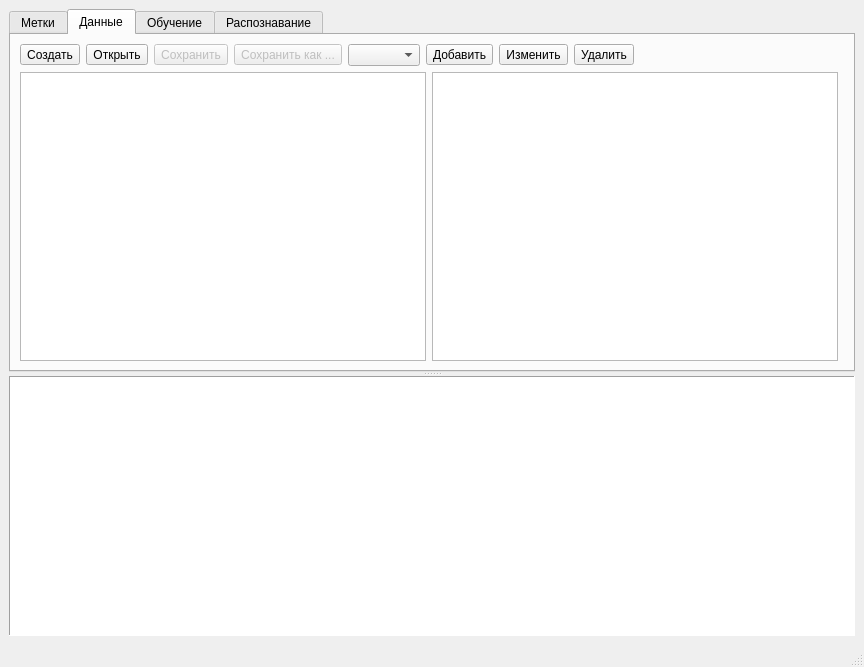
<?xml version="1.0" encoding="UTF-8"?>
<ui version="4.0">
 <class>TrainWindow</class>
 <widget class="QMainWindow" name="TrainWindow">
  <property name="geometry">
   <rect>
    <x>0</x>
    <y>0</y>
    <width>864</width>
    <height>667</height>
   </rect>
  </property>
  <property name="windowTitle">
   <string>Робот</string>
  </property>
  <property name="windowIcon">
   <iconset>
    <normaloff>icons/ml.png</normaloff>icons/ml.png</iconset>
  </property>
  <property name="toolButtonStyle">
   <enum>Qt::ToolButtonIconOnly</enum>
  </property>
  <widget class="QWidget" name="centralwidget">
   <layout class="QGridLayout" name="gridLayout_2">
    <item row="0" column="0">
     <widget class="QSplitter" name="splitter">
      <property name="sizePolicy">
       <sizepolicy hsizetype="Preferred" vsizetype="Expanding">
        <horstretch>0</horstretch>
        <verstretch>1</verstretch>
       </sizepolicy>
      </property>
      <property name="minimumSize">
       <size>
        <width>200</width>
        <height>300</height>
       </size>
      </property>
      <property name="baseSize">
       <size>
        <width>1</width>
        <height>1</height>
       </size>
      </property>
      <property name="orientation">
       <enum>Qt::Vertical</enum>
      </property>
      <widget class="QTabWidget" name="tabWidget">
       <property name="minimumSize">
        <size>
         <width>0</width>
         <height>320</height>
        </size>
       </property>
       <property name="currentIndex">
        <number>1</number>
       </property>
       <widget class="QWidget" name="tabLabels">
        <attribute name="icon">
         <iconset>
          <normaloff>icons/tags.png</normaloff>icons/tags.png</iconset>
        </attribute>
        <attribute name="title">
         <string>Метки</string>
        </attribute>
        <layout class="QGridLayout" name="gridLayout">
         <item row="0" column="0">
          <layout class="QHBoxLayout" name="horizontalLayout_2">
           <property name="spacing">
            <number>3</number>
           </property>
           <item>
            <widget class="QToolButton" name="tb_open_labels">
             <property name="enabled">
              <bool>true</bool>
             </property>
             <property name="text">
              <string>Открыть</string>
             </property>
             <property name="icon">
              <iconset>
               <normaloff>icons/open-file.png</normaloff>icons/open-file.png</iconset>
             </property>
             <property name="toolButtonStyle">
              <enum>Qt::ToolButtonTextBesideIcon</enum>
             </property>
            </widget>
           </item>
           <item>
            <widget class="QToolButton" name="tb_save">
             <property name="enabled">
              <bool>false</bool>
             </property>
             <property name="text">
              <string>Сохранить</string>
             </property>
             <property name="icon">
              <iconset>
               <normaloff>icons/save.png</normaloff>icons/save.png</iconset>
             </property>
             <property name="toolButtonStyle">
              <enum>Qt::ToolButtonTextBesideIcon</enum>
             </property>
            </widget>
           </item>
           <item>
            <widget class="QToolButton" name="tb_add">
             <property name="enabled">
              <bool>false</bool>
             </property>
             <property name="text">
              <string>Добавить</string>
             </property>
             <property name="icon">
              <iconset>
               <normaloff>plus.png</normaloff>plus.png</iconset>
             </property>
             <property name="toolButtonStyle">
              <enum>Qt::ToolButtonTextBesideIcon</enum>
             </property>
            </widget>
           </item>
           <item>
            <widget class="QToolButton" name="toolButton">
             <property name="enabled">
              <bool>false</bool>
             </property>
             <property name="text">
              <string>Удалить</string>
             </property>
             <property name="icon">
              <iconset>
               <normaloff>minus.png</normaloff>minus.png</iconset>
             </property>
             <property name="toolButtonStyle">
              <enum>Qt::ToolButtonTextBesideIcon</enum>
             </property>
            </widget>
           </item>
           <item>
            <widget class="QToolButton" name="tb_edit">
             <property name="enabled">
              <bool>false</bool>
             </property>
             <property name="text">
              <string>Редактировать</string>
             </property>
             <property name="icon">
              <iconset>
               <normaloff>edit.png</normaloff>edit.png</iconset>
             </property>
             <property name="toolButtonStyle">
              <enum>Qt::ToolButtonTextBesideIcon</enum>
             </property>
            </widget>
           </item>
           <item>
            <spacer name="horizontalSpacer">
             <property name="orientation">
              <enum>Qt::Horizontal</enum>
             </property>
             <property name="sizeHint" stdset="0">
              <size>
               <width>40</width>
               <height>20</height>
              </size>
             </property>
            </spacer>
           </item>
          </layout>
         </item>
         <item row="1" column="0">
          <widget class="QTableView" name="tv_gestures">
           <property name="styleSheet">
            <string notr="true"/>
           </property>
           <attribute name="horizontalHeaderDefaultSectionSize">
            <number>200</number>
           </attribute>
          </widget>
         </item>
        </layout>
       </widget>
       <widget class="QWidget" name="tabData">
        <attribute name="icon">
         <iconset>
          <normaloff>icons/pie-chart.png</normaloff>icons/pie-chart.png</iconset>
        </attribute>
        <attribute name="title">
         <string>Данные</string>
        </attribute>
        <layout class="QGridLayout" name="gridLayout_4">
         <item row="2" column="1">
          <widget class="QTableView" name="tv_data">
           <property name="selectionMode">
            <enum>QAbstractItemView::SingleSelection</enum>
           </property>
           <property name="selectionBehavior">
            <enum>QAbstractItemView::SelectRows</enum>
           </property>
           <attribute name="horizontalHeaderCascadingSectionResizes">
            <bool>true</bool>
           </attribute>
           <attribute name="horizontalHeaderDefaultSectionSize">
            <number>150</number>
           </attribute>
           <attribute name="horizontalHeaderStretchLastSection">
            <bool>false</bool>
           </attribute>
           <attribute name="verticalHeaderCascadingSectionResizes">
            <bool>false</bool>
           </attribute>
          </widget>
         </item>
         <item row="2" column="0">
          <widget class="QGraphicsView" name="gv_palm"/>
         </item>
         <item row="0" column="0" colspan="3">
          <layout class="QHBoxLayout" name="horizontalLayout_4">
           <item>
            <widget class="QToolButton" name="tb_new_data">
             <property name="text">
              <string>Создать</string>
             </property>
             <property name="icon">
              <iconset>
               <normaloff>icons/star.png</normaloff>icons/star.png</iconset>
             </property>
             <property name="toolButtonStyle">
              <enum>Qt::ToolButtonTextBesideIcon</enum>
             </property>
            </widget>
           </item>
           <item>
            <widget class="QToolButton" name="tb_open_data">
             <property name="text">
              <string>Открыть</string>
             </property>
             <property name="icon">
              <iconset>
               <normaloff>icons/open-file.png</normaloff>icons/open-file.png</iconset>
             </property>
             <property name="toolButtonStyle">
              <enum>Qt::ToolButtonTextBesideIcon</enum>
             </property>
            </widget>
           </item>
           <item>
            <widget class="QToolButton" name="tb_save_data">
             <property name="enabled">
              <bool>false</bool>
             </property>
             <property name="text">
              <string>Сохранить</string>
             </property>
             <property name="icon">
              <iconset>
               <normaloff>icons/save.png</normaloff>icons/save.png</iconset>
             </property>
             <property name="toolButtonStyle">
              <enum>Qt::ToolButtonTextBesideIcon</enum>
             </property>
            </widget>
           </item>
           <item>
            <widget class="QToolButton" name="tb_save_data_as">
             <property name="enabled">
              <bool>false</bool>
             </property>
             <property name="text">
              <string>Сохранить как ...</string>
             </property>
             <property name="icon">
              <iconset>
               <normaloff>icons/save-as.png</normaloff>icons/save-as.png</iconset>
             </property>
             <property name="toolButtonStyle">
              <enum>Qt::ToolButtonTextBesideIcon</enum>
             </property>
            </widget>
           </item>
           <item>
            <widget class="QComboBox" name="cb_gestures">
             <property name="sizePolicy">
              <sizepolicy hsizetype="Fixed" vsizetype="Fixed">
               <horstretch>0</horstretch>
               <verstretch>0</verstretch>
              </sizepolicy>
             </property>
             <property name="maximumSize">
              <size>
               <width>80</width>
               <height>16777215</height>
              </size>
             </property>
             <property name="styleSheet">
              <string notr="true">font: 18pt &quot;Noto Color Emoji&quot;;</string>
             </property>
             <property name="currentIndex">
              <number>-1</number>
             </property>
             <property name="iconSize">
              <size>
               <width>24</width>
               <height>24</height>
              </size>
             </property>
            </widget>
           </item>
           <item>
            <widget class="QToolButton" name="tb_add_sample">
             <property name="text">
              <string>Добавить</string>
             </property>
             <property name="icon">
              <iconset>
               <normaloff>icons/download.png</normaloff>icons/download.png</iconset>
             </property>
             <property name="toolButtonStyle">
              <enum>Qt::ToolButtonTextBesideIcon</enum>
             </property>
            </widget>
           </item>
           <item>
            <widget class="QToolButton" name="tb_edit_sample">
             <property name="text">
              <string>Изменить</string>
             </property>
             <property name="icon">
              <iconset>
               <normaloff>icons/edit.png</normaloff>icons/edit.png</iconset>
             </property>
             <property name="toolButtonStyle">
              <enum>Qt::ToolButtonTextBesideIcon</enum>
             </property>
            </widget>
           </item>
           <item>
            <widget class="QToolButton" name="tb_delete_sample">
             <property name="text">
              <string>Удалить</string>
             </property>
             <property name="icon">
              <iconset>
               <normaloff>icons/delete.png</normaloff>icons/delete.png</iconset>
             </property>
             <property name="toolButtonStyle">
              <enum>Qt::ToolButtonTextBesideIcon</enum>
             </property>
            </widget>
           </item>
           <item>
            <spacer name="horizontalSpacer_2">
             <property name="orientation">
              <enum>Qt::Horizontal</enum>
             </property>
             <property name="sizeHint" stdset="0">
              <size>
               <width>40</width>
               <height>20</height>
              </size>
             </property>
            </spacer>
           </item>
          </layout>
         </item>
        </layout>
       </widget>
       <widget class="QWidget" name="tabTrain">
        <attribute name="icon">
         <iconset>
          <normaloff>icons/learning.png</normaloff>icons/learning.png</iconset>
        </attribute>
        <attribute name="title">
         <string>Обучение</string>
        </attribute>
        <layout class="QGridLayout" name="gridLayout_5" columnstretch="1,1,3,0">
         <item row="6" column="0">
          <widget class="QLabel" name="label_3">
           <property name="text">
            <string>Количестов эпох</string>
           </property>
          </widget>
         </item>
         <item row="5" column="1">
          <widget class="QLineEdit" name="le_learning_rate">
           <property name="inputMask">
            <string>0.999</string>
           </property>
           <property name="text">
            <string>0.001</string>
           </property>
          </widget>
         </item>
         <item row="5" column="0">
          <widget class="QLabel" name="label_2">
           <property name="text">
            <string>Скорость обучения</string>
           </property>
          </widget>
         </item>
         <item row="3" column="0">
          <widget class="QLabel" name="l_test_size">
           <property name="text">
            <string>Доля тестовых данных</string>
           </property>
          </widget>
         </item>
         <item row="7" column="1">
          <spacer name="verticalSpacer">
           <property name="orientation">
            <enum>Qt::Vertical</enum>
           </property>
           <property name="sizeHint" stdset="0">
            <size>
             <width>20</width>
             <height>40</height>
            </size>
           </property>
          </spacer>
         </item>
         <item row="6" column="1">
          <widget class="QLineEdit" name="le_epochs">
           <property name="inputMask">
            <string>999</string>
           </property>
           <property name="text">
            <string>40</string>
           </property>
          </widget>
         </item>
         <item row="4" column="1">
          <widget class="QLineEdit" name="le_batch_size">
           <property name="inputMask">
            <string>999</string>
           </property>
           <property name="text">
            <string>1</string>
           </property>
           <property name="cursorPosition">
            <number>3</number>
           </property>
          </widget>
         </item>
         <item row="4" column="0">
          <widget class="QLabel" name="label">
           <property name="text">
            <string>Размер пакета</string>
           </property>
          </widget>
         </item>
         <item row="0" column="0" colspan="4">
          <layout class="QHBoxLayout" name="horizontalLayout">
           <item>
            <widget class="QToolButton" name="tb_train_model">
             <property name="enabled">
              <bool>false</bool>
             </property>
             <property name="text">
              <string>Обучить</string>
             </property>
             <property name="icon">
              <iconset>
               <normaloff>icons/model.png</normaloff>icons/model.png</iconset>
             </property>
             <property name="toolButtonStyle">
              <enum>Qt::ToolButtonTextBesideIcon</enum>
             </property>
            </widget>
           </item>
           <item>
            <widget class="QToolButton" name="tb_open_model">
             <property name="toolTip">
              <string>Открыть модель</string>
             </property>
             <property name="text">
              <string>Открыть</string>
             </property>
             <property name="icon">
              <iconset>
               <normaloff>icons/open-file.png</normaloff>icons/open-file.png</iconset>
             </property>
             <property name="toolButtonStyle">
              <enum>Qt::ToolButtonTextBesideIcon</enum>
             </property>
            </widget>
           </item>
           <item>
            <widget class="QToolButton" name="tb_save_model">
             <property name="enabled">
              <bool>false</bool>
             </property>
             <property name="toolTip">
              <string>Сохранить модель</string>
             </property>
             <property name="text">
              <string>Сохранить</string>
             </property>
             <property name="icon">
              <iconset>
               <normaloff>icons/save.png</normaloff>icons/save.png</iconset>
             </property>
             <property name="toolButtonStyle">
              <enum>Qt::ToolButtonTextBesideIcon</enum>
             </property>
            </widget>
           </item>
           <item>
            <widget class="QToolButton" name="tb_save_model_as">
             <property name="enabled">
              <bool>false</bool>
             </property>
             <property name="toolTip">
              <string>Сохранить модель под другим именем</string>
             </property>
             <property name="text">
              <string>Сохранить как ...</string>
             </property>
             <property name="icon">
              <iconset>
               <normaloff>icons/save-as.png</normaloff>icons/save-as.png</iconset>
             </property>
             <property name="toolButtonStyle">
              <enum>Qt::ToolButtonTextBesideIcon</enum>
             </property>
            </widget>
           </item>
           <item>
            <spacer name="horizontalSpacer_3">
             <property name="orientation">
              <enum>Qt::Horizontal</enum>
             </property>
             <property name="sizeHint" stdset="0">
              <size>
               <width>40</width>
               <height>20</height>
              </size>
             </property>
            </spacer>
           </item>
          </layout>
         </item>
         <item row="3" column="1">
          <widget class="QLineEdit" name="le_test_size">
           <property name="inputMask">
            <string>9.99</string>
           </property>
           <property name="text">
            <string>0.33</string>
           </property>
          </widget>
         </item>
         <item row="3" column="2" rowspan="5">
          <widget class="QFrame" name="fr_progress">
           <property name="frameShape">
            <enum>QFrame::StyledPanel</enum>
           </property>
           <property name="frameShadow">
            <enum>QFrame::Raised</enum>
           </property>
          </widget>
         </item>
        </layout>
       </widget>
       <widget class="QWidget" name="tabClassification">
        <attribute name="icon">
         <iconset>
          <normaloff>icons/model.png</normaloff>icons/model.png</iconset>
        </attribute>
        <attribute name="title">
         <string>Распознавание</string>
        </attribute>
        <layout class="QGridLayout" name="gridLayout_3">
         <item row="0" column="0">
          <widget class="QGraphicsView" name="gv_classification"/>
         </item>
        </layout>
       </widget>
      </widget>
      <widget class="QTextEdit" name="teLog">
       <property name="frameShape">
        <enum>QFrame::Panel</enum>
       </property>
       <property name="readOnly">
        <bool>true</bool>
       </property>
      </widget>
     </widget>
    </item>
   </layout>
  </widget>
  <widget class="QStatusBar" name="statusbar"/>
  <action name="actionActivateRobot">
   <property name="checkable">
    <bool>true</bool>
   </property>
   <property name="icon">
    <iconset>
     <normaloff>../qrobot/icons/robot_green.png</normaloff>
     <normalon>../qrobot/icons/robot_red.png</normalon>../qrobot/icons/robot_green.png</iconset>
   </property>
   <property name="text">
    <string>Активировать робота</string>
   </property>
   <property name="iconText">
    <string>Активация</string>
   </property>
   <property name="statusTip">
    <string>Активировать робота</string>
   </property>
  </action>
  <action name="actionConfig">
   <property name="icon">
    <iconset>
     <normaloff>../qrobot/icons/gear.png</normaloff>../qrobot/icons/gear.png</iconset>
   </property>
   <property name="text">
    <string>Настройки</string>
   </property>
   <property name="statusTip">
    <string>Открыть окно настроек робота</string>
   </property>
  </action>
  <action name="actionExit">
   <property name="icon">
    <iconset>
     <normaloff>../qrobot/icons/quit.png</normaloff>../qrobot/icons/quit.png</iconset>
   </property>
   <property name="text">
    <string>Выход</string>
   </property>
   <property name="statusTip">
    <string>Завершить работу</string>
   </property>
   <property name="shortcut">
    <string>Ctrl+X</string>
   </property>
  </action>
  <action name="actionActivateComputer">
   <property name="checkable">
    <bool>true</bool>
   </property>
   <property name="icon">
    <iconset>
     <normaloff>../qrobot/icons/chip-green.png</normaloff>
     <normalon>../qrobot/icons/chip-red.png</normalon>../qrobot/icons/chip-green.png</iconset>
   </property>
   <property name="text">
    <string>Активировать компьютер</string>
   </property>
  </action>
 </widget>
 <tabstops>
  <tabstop>tabWidget</tabstop>
  <tabstop>tb_open_labels</tabstop>
  <tabstop>tb_save</tabstop>
  <tabstop>tb_add</tabstop>
  <tabstop>toolButton</tabstop>
  <tabstop>tb_edit</tabstop>
  <tabstop>tv_gestures</tabstop>
  <tabstop>tv_data</tabstop>
  <tabstop>gv_palm</tabstop>
  <tabstop>tb_new_data</tabstop>
  <tabstop>tb_open_data</tabstop>
  <tabstop>tb_save_data</tabstop>
  <tabstop>tb_save_data_as</tabstop>
  <tabstop>cb_gestures</tabstop>
  <tabstop>tb_add_sample</tabstop>
  <tabstop>tb_edit_sample</tabstop>
  <tabstop>tb_delete_sample</tabstop>
  <tabstop>teLog</tabstop>
  <tabstop>le_test_size</tabstop>
  <tabstop>le_batch_size</tabstop>
  <tabstop>le_learning_rate</tabstop>
 </tabstops>
 <resources/>
 <connections>
  <connection>
   <sender>actionExit</sender>
   <signal>triggered()</signal>
   <receiver>TrainWindow</receiver>
   <slot>close()</slot>
   <hints>
    <hint type="sourcelabel">
     <x>-1</x>
     <y>-1</y>
    </hint>
    <hint type="destinationlabel">
     <x>381</x>
     <y>248</y>
    </hint>
   </hints>
  </connection>
  <connection>
   <sender>tb_add_sample</sender>
   <signal>clicked()</signal>
   <receiver>TrainWindow</receiver>
   <slot>on_add_sample()</slot>
   <hints>
    <hint type="sourcelabel">
     <x>201</x>
     <y>62</y>
    </hint>
    <hint type="destinationlabel">
     <x>431</x>
     <y>333</y>
    </hint>
   </hints>
  </connection>
  <connection>
   <sender>tb_new_data</sender>
   <signal>clicked()</signal>
   <receiver>TrainWindow</receiver>
   <slot>on_new_data()</slot>
   <hints>
    <hint type="sourcelabel">
     <x>62</x>
     <y>62</y>
    </hint>
    <hint type="destinationlabel">
     <x>431</x>
     <y>333</y>
    </hint>
   </hints>
  </connection>
  <connection>
   <sender>tb_open_data</sender>
   <signal>clicked()</signal>
   <receiver>TrainWindow</receiver>
   <slot>on_open_data()</slot>
   <hints>
    <hint type="sourcelabel">
     <x>154</x>
     <y>62</y>
    </hint>
    <hint type="destinationlabel">
     <x>431</x>
     <y>333</y>
    </hint>
   </hints>
  </connection>
  <connection>
   <sender>tb_save_data</sender>
   <signal>clicked()</signal>
   <receiver>TrainWindow</receiver>
   <slot>on_save_data()</slot>
   <hints>
    <hint type="sourcelabel">
     <x>254</x>
     <y>62</y>
    </hint>
    <hint type="destinationlabel">
     <x>431</x>
     <y>333</y>
    </hint>
   </hints>
  </connection>
  <connection>
   <sender>tb_save_data_as</sender>
   <signal>clicked()</signal>
   <receiver>TrainWindow</receiver>
   <slot>on_save_data_as()</slot>
   <hints>
    <hint type="sourcelabel">
     <x>377</x>
     <y>62</y>
    </hint>
    <hint type="destinationlabel">
     <x>431</x>
     <y>333</y>
    </hint>
   </hints>
  </connection>
  <connection>
   <sender>tb_edit_sample</sender>
   <signal>clicked()</signal>
   <receiver>TrainWindow</receiver>
   <slot>on_edit_sample()</slot>
   <hints>
    <hint type="sourcelabel">
     <x>684</x>
     <y>62</y>
    </hint>
    <hint type="destinationlabel">
     <x>431</x>
     <y>333</y>
    </hint>
   </hints>
  </connection>
  <connection>
   <sender>tv_data</sender>
   <signal>doubleClicked(QModelIndex)</signal>
   <receiver>TrainWindow</receiver>
   <slot>on_double_clicked_sample(QModelIndex)</slot>
   <hints>
    <hint type="sourcelabel">
     <x>634</x>
     <y>227</y>
    </hint>
    <hint type="destinationlabel">
     <x>431</x>
     <y>333</y>
    </hint>
   </hints>
  </connection>
  <connection>
   <sender>tb_delete_sample</sender>
   <signal>clicked()</signal>
   <receiver>TrainWindow</receiver>
   <slot>on_delete_sample()</slot>
   <hints>
    <hint type="sourcelabel">
     <x>779</x>
     <y>62</y>
    </hint>
    <hint type="destinationlabel">
     <x>431</x>
     <y>333</y>
    </hint>
   </hints>
  </connection>
  <connection>
   <sender>tb_train_model</sender>
   <signal>clicked()</signal>
   <receiver>TrainWindow</receiver>
   <slot>on_train_model()</slot>
   <hints>
    <hint type="sourcelabel">
     <x>62</x>
     <y>57</y>
    </hint>
    <hint type="destinationlabel">
     <x>431</x>
     <y>333</y>
    </hint>
   </hints>
  </connection>
  <connection>
   <sender>tabWidget</sender>
   <signal>currentChanged(int)</signal>
   <receiver>TrainWindow</receiver>
   <slot>on_tab_changed(int)</slot>
   <hints>
    <hint type="sourcelabel">
     <x>431</x>
     <y>194</y>
    </hint>
    <hint type="destinationlabel">
     <x>431</x>
     <y>333</y>
    </hint>
   </hints>
  </connection>
  <connection>
   <sender>tb_open_model</sender>
   <signal>clicked()</signal>
   <receiver>TrainWindow</receiver>
   <slot>on_open_model()</slot>
   <hints>
    <hint type="sourcelabel">
     <x>156</x>
     <y>58</y>
    </hint>
    <hint type="destinationlabel">
     <x>431</x>
     <y>333</y>
    </hint>
   </hints>
  </connection>
  <connection>
   <sender>tb_save_model</sender>
   <signal>clicked()</signal>
   <receiver>TrainWindow</receiver>
   <slot>on_save_model()</slot>
   <hints>
    <hint type="sourcelabel">
     <x>256</x>
     <y>58</y>
    </hint>
    <hint type="destinationlabel">
     <x>431</x>
     <y>333</y>
    </hint>
   </hints>
  </connection>
  <connection>
   <sender>tb_save_model_as</sender>
   <signal>clicked()</signal>
   <receiver>TrainWindow</receiver>
   <slot>on_save_model_as()</slot>
   <hints>
    <hint type="sourcelabel">
     <x>379</x>
     <y>58</y>
    </hint>
    <hint type="destinationlabel">
     <x>431</x>
     <y>333</y>
    </hint>
   </hints>
  </connection>
  <connection>
   <sender>tb_open_labels</sender>
   <signal>clicked()</signal>
   <receiver>TrainWindow</receiver>
   <slot>on_open_labels()</slot>
   <hints>
    <hint type="sourcelabel">
     <x>64</x>
     <y>58</y>
    </hint>
    <hint type="destinationlabel">
     <x>431</x>
     <y>333</y>
    </hint>
   </hints>
  </connection>
  <connection>
   <sender>le_epochs</sender>
   <signal>textChanged(QString)</signal>
   <receiver>TrainWindow</receiver>
   <slot>on_epochs_changed(QString)</slot>
   <hints>
    <hint type="sourcelabel">
     <x>267</x>
     <y>171</y>
    </hint>
    <hint type="destinationlabel">
     <x>431</x>
     <y>333</y>
    </hint>
   </hints>
  </connection>
 </connections>
 <slots>
  <slot>on_add_sample()</slot>
  <slot>on_new_data()</slot>
  <slot>on_open_data()</slot>
  <slot>on_save_data()</slot>
  <slot>on_save_data_as()</slot>
  <slot>on_edit_sample()</slot>
  <slot>on_delete_sample()</slot>
  <slot>on_double_clicked_sample(QModelIndex)</slot>
  <slot>on_train_model()</slot>
  <slot>on_test_size_changed(int)</slot>
  <slot>on_tab_changed(int)</slot>
  <slot>on_open_model()</slot>
  <slot>on_save_model()</slot>
  <slot>on_save_model_as()</slot>
  <slot>on_open_labels()</slot>
  <slot>on_epochs_changed(QString)</slot>
 </slots>
</ui>
